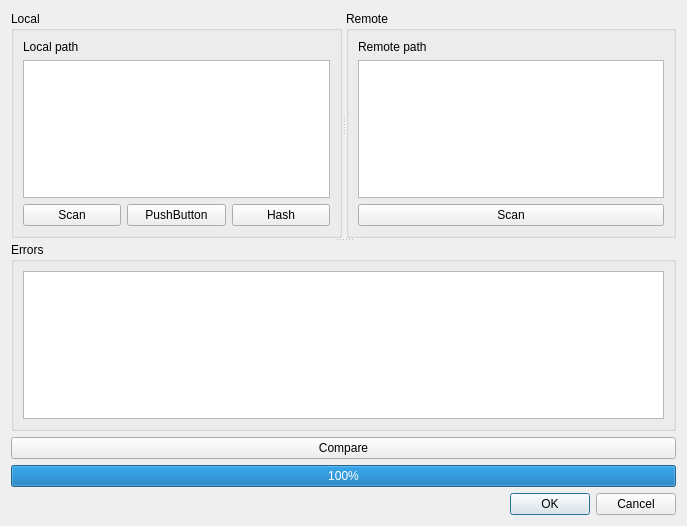
<?xml version="1.0" encoding="UTF-8"?>
<ui version="4.0">
 <class>CCheckFilesDialog</class>
 <widget class="QDialog" name="CCheckFilesDialog">
  <property name="geometry">
   <rect>
    <x>0</x>
    <y>0</y>
    <width>687</width>
    <height>526</height>
   </rect>
  </property>
  <property name="windowTitle">
   <string>Dialog</string>
  </property>
  <layout class="QVBoxLayout" name="verticalLayout_3">
   <item>
    <widget class="QSplitter" name="splitter_2">
     <property name="orientation">
      <enum>Qt::Vertical</enum>
     </property>
     <widget class="QSplitter" name="splitter">
      <property name="orientation">
       <enum>Qt::Horizontal</enum>
      </property>
      <widget class="QGroupBox" name="groupBox">
       <property name="title">
        <string>Local</string>
       </property>
       <layout class="QVBoxLayout" name="verticalLayout">
        <item>
         <widget class="QLabel" name="localPathLabel">
          <property name="text">
           <string>Local path</string>
          </property>
         </widget>
        </item>
        <item>
         <widget class="QTableWidget" name="localTableWidget">
          <property name="alternatingRowColors">
           <bool>true</bool>
          </property>
          <property name="sortingEnabled">
           <bool>true</bool>
          </property>
         </widget>
        </item>
        <item>
         <layout class="QHBoxLayout" name="horizontalLayout">
          <item>
           <widget class="QPushButton" name="scanLocalButton">
            <property name="text">
             <string>Scan</string>
            </property>
           </widget>
          </item>
          <item>
           <widget class="QPushButton" name="pushButton">
            <property name="text">
             <string>PushButton</string>
            </property>
           </widget>
          </item>
          <item>
           <widget class="QPushButton" name="hashButton">
            <property name="text">
             <string>Hash</string>
            </property>
           </widget>
          </item>
         </layout>
        </item>
       </layout>
      </widget>
      <widget class="QGroupBox" name="groupBox_2">
       <property name="title">
        <string>Remote</string>
       </property>
       <layout class="QVBoxLayout" name="verticalLayout_2">
        <item>
         <widget class="QLabel" name="remotePathLabel">
          <property name="text">
           <string>Remote path</string>
          </property>
         </widget>
        </item>
        <item>
         <widget class="QTableWidget" name="remoteTableWidget">
          <property name="alternatingRowColors">
           <bool>true</bool>
          </property>
          <property name="sortingEnabled">
           <bool>true</bool>
          </property>
         </widget>
        </item>
        <item>
         <layout class="QHBoxLayout" name="horizontalLayout_2">
          <item>
           <widget class="QPushButton" name="scanRemoteButton">
            <property name="text">
             <string>Scan</string>
            </property>
           </widget>
          </item>
         </layout>
        </item>
       </layout>
      </widget>
     </widget>
     <widget class="QGroupBox" name="groupBox_3">
      <property name="title">
       <string>Errors</string>
      </property>
      <layout class="QVBoxLayout" name="verticalLayout_4">
       <item>
        <widget class="QListWidget" name="errorsListWidget">
         <property name="alternatingRowColors">
          <bool>true</bool>
         </property>
        </widget>
       </item>
      </layout>
     </widget>
    </widget>
   </item>
   <item>
    <widget class="QPushButton" name="compareButton">
     <property name="text">
      <string>Compare</string>
     </property>
    </widget>
   </item>
   <item>
    <widget class="QProgressBar" name="progressBar">
     <property name="maximum">
      <number>1</number>
     </property>
     <property name="value">
      <number>1</number>
     </property>
    </widget>
   </item>
   <item>
    <widget class="QDialogButtonBox" name="buttonBox">
     <property name="orientation">
      <enum>Qt::Horizontal</enum>
     </property>
     <property name="standardButtons">
      <set>QDialogButtonBox::Cancel|QDialogButtonBox::Ok</set>
     </property>
    </widget>
   </item>
  </layout>
 </widget>
 <resources/>
 <connections>
  <connection>
   <sender>buttonBox</sender>
   <signal>rejected()</signal>
   <receiver>CCheckFilesDialog</receiver>
   <slot>reject()</slot>
   <hints>
    <hint type="sourcelabel">
     <x>316</x>
     <y>260</y>
    </hint>
    <hint type="destinationlabel">
     <x>286</x>
     <y>274</y>
    </hint>
   </hints>
  </connection>
 </connections>
</ui>
